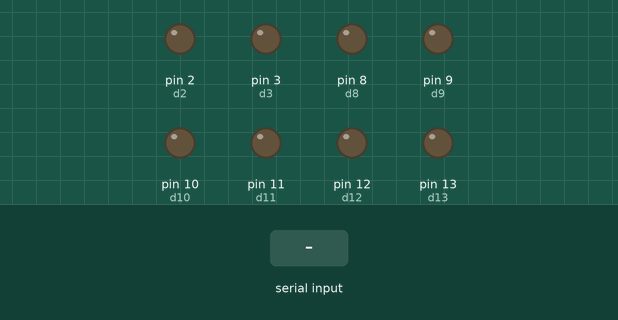
The sketch below on a simulated Arduino Uno, built with avr-gcc and run on an emulated ATmega328P. On the bench: output pins drawn as LEDs (lit = HIGH). The inputs (shaded band) are chosen by the test bench. EEPROM starts erased; pins used as bus, display or sensor lines are not drawn.

Above: at 1.2 s.
1.3 s: "D2ON" received over Serial
At 3.4 s:
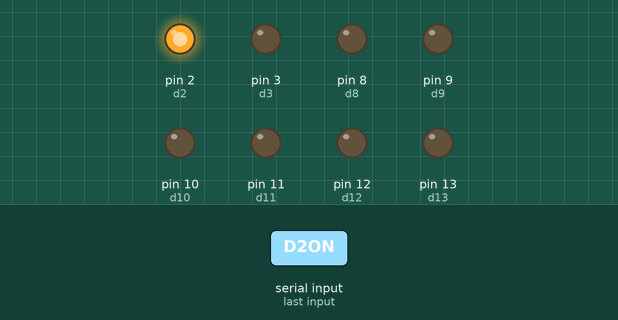
3.8 s: "D3ON" received over Serial
At 5.2 s:
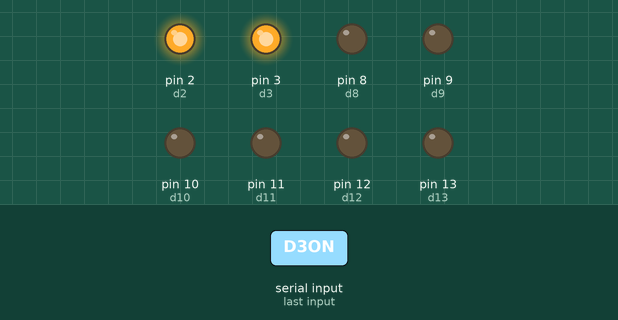
6.3 s: "D2OFF" received over Serial
At 8.5 s:
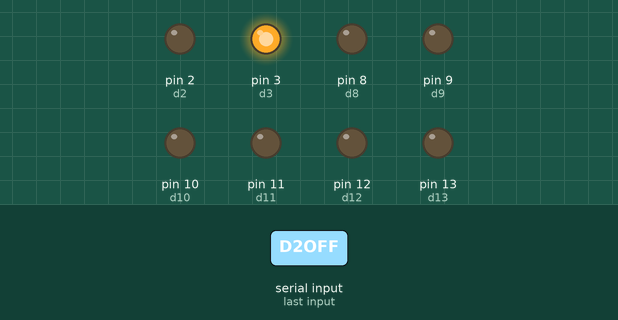
8.8 s: "ALL0" received over Serial
At 10.5 s:
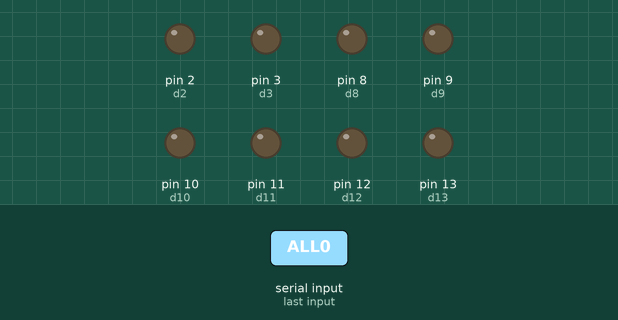
Timing chart, 0 to 12.0 s (numbered marks = the images above; inputs shaded):
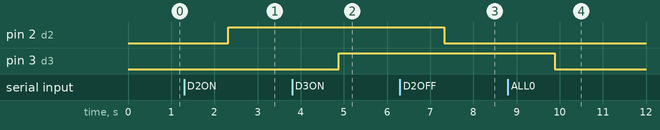

Measured:
- after the input at 1.3 s, pin 2 (d2): LOW → HIGH after 1.0 s
- after the input at 3.8 s, pin 3 (d3): LOW → HIGH after 1.1 s
- after the input at 6.3 s, pin 2 (d2): HIGH → LOW after 1.0 s
- after the input at 8.8 s, pin 3 (d3): HIGH → LOW after 1.1 s

The sketch:

ArduinoCodes.ino
```cpp
#include <EEPROM.h>
//------------------------------EEPROM SAVE-----
 int adress,value;
 int d2read;
 int d3read;
  int d4read;
 int d5read;
  int d6read;
 int d7read;
  int d8read;
 int d9read;
  int d10read;
 int d11read;
  int d12read;
 int d13read;
 //--------------------------EEPROM SAVE
//-------------------------------PİN'S----------
int d2 = 2;
int d3 = 3;
int d4 = 4;
int d5 = 5;
int d6 = 6;
int d7 = 7;
int d8 = 8;
int d9 = 9;
int d10 =10;
int d11 = 11;
 int d12 = 12;
int d13 = 13;
String txt = "";
bool a0set,a1set,a2set,a3set,a4set,a5set;
void setup(){
   Serial.begin(9600);
  defaultmodes();
eepromread();
 setupcodes();
}
  void loop(){
              eepromwrite();
         loopcodes();
         while(Serial.available()){
           txt = Serial.readString();
           serialreading();
           analogSerialReading();

         }
                                  }
  void serialreading(){
                      lastmodes();
  if(txt == "ALL0"){
        digitalWrite(d2,LOW);
     digitalWrite(d3,LOW);
     digitalWrite(d4,LOW);
     digitalWrite(d5,LOW);
     digitalWrite(d6,LOW);
     digitalWrite(d7,LOW);
     digitalWrite(d8,LOW);
     digitalWrite(d9,LOW);
     digitalWrite(d10,LOW);
     digitalWrite(d11,LOW);
     digitalWrite(d12,LOW);
     digitalWrite(d13,LOW);
        }

             if(txt=="D2ON"){
  digitalWrite(d2,HIGH);
  }
     if(txt=="D2OFF"){
    digitalWrite(d2,LOW);
    }
    if(txt=="D3ON"){

      digitalWrite(d3,HIGH);
      }
   if(txt == "D3OFF")
    {
      digitalWrite(d3,LOW);
      }
          if(txt=="D4ON"){
  digitalWrite(d4,HIGH);
  }
  if(txt=="D4OFF"){
    digitalWrite(d4,LOW);
    }
    if(txt=="D5ON"){

      digitalWrite(d5,HIGH);
      }
   if(txt == "D5OFF")
    {
      digitalWrite(d5,LOW);
      }
          if(txt=="D6ON"){
  digitalWrite(d6,HIGH);
  }
  if(txt=="D6OFF"){
    digitalWrite(d6,LOW);
    }
    if(txt=="D7ON"){

      digitalWrite(d7,HIGH);
      }
   if(txt == "D7OFF")
    {
      digitalWrite(d7,LOW);
      }
         if(txt=="D8ON"){

      digitalWrite(d8,HIGH);
      }
   if(txt == "D8OFF")
    {
      digitalWrite(d8,LOW);
      }
         if(txt=="D9ON"){

      digitalWrite(d9,HIGH);
      }
   if(txt == "D9OFF")
    {
      digitalWrite(d9,LOW);
      }
         if(txt=="D10ON"){

      digitalWrite(d10,HIGH);
      }
   if(txt == "D10OFF")
    {
      digitalWrite(d10,LOW);
      }
         if(txt=="D11ON"){

      digitalWrite(d11,HIGH);
      }
   if(txt == "D11OFF")
    {
      digitalWrite(d11,LOW);
      }
         if(txt=="D12ON"){

      digitalWrite(d12,HIGH);
      }
   if(txt == "D12OFF")
    {
      digitalWrite(d12,LOW);
      }
         if(txt=="D13ON"){

      digitalWrite(d13,HIGH);
      }
   if(txt == "D13OFF")
    {
      digitalWrite(d13,LOW);
      }
       }


 void defaultmodes(){
 pinMode(d2,OUTPUT);
  pinMode(d3,OUTPUT);
   pinMode(d4,OUTPUT);
    pinMode(d5,OUTPUT);
     pinMode(d6,OUTPUT);
      pinMode(d7,OUTPUT);
       pinMode(d8,OUTPUT);
        pinMode(d9,OUTPUT);
         pinMode(d10,OUTPUT);
          pinMode(d11,OUTPUT);
           pinMode(d12,OUTPUT);
            pinMode(d13,OUTPUT);
  }

  void lastmodes(){
         if(txt == "d2in"){
    pinMode(d2,INPUT);
      }
       if(txt == "d2out"){
    pinMode(d2,OUTPUT);
      }
      if(txt == "d3in"){
    pinMode(d3,INPUT);
      }
       if(txt == "d3out"){
    pinMode(d3,OUTPUT);
      }
      if(txt == "d4in"){
    pinMode(d4,INPUT);
      }
       if(txt == "d4out"){
    pinMode(d4,OUTPUT);
      }
      if(txt == "d5in"){
    pinMode(d5,INPUT);
      }
       if(txt == "d5out"){
    pinMode(d5,OUTPUT);
      }
      if(txt == "d6in"){
    pinMode(d6,INPUT);
      }
       if(txt == "d6out"){
    pinMode(d6,OUTPUT);
      }
      if(txt == "d7in"){
    pinMode(d7,INPUT);
      }
       if(txt == "d7out"){
    pinMode(d7,OUTPUT);
      }
      if(txt == "d8in"){
    pinMode(d8,INPUT);
      }
       if(txt == "d8out"){
    pinMode(d8,OUTPUT);
      }
      if(txt == "d9in"){
    pinMode(d9,INPUT);
      }
       if(txt == "d9out"){
    pinMode(d9,OUTPUT);
      }
      if(txt == "d10in"){
    pinMode(d10,INPUT);
      }
       if(txt == "d10out"){
    pinMode(d10,OUTPUT);
      }
      if(txt == "d11in"){
    pinMode(d11,INPUT);
      }
       if(txt == "d11out"){
    pinMode(d11,OUTPUT);
      }
      if(txt == "d12in"){
    pinMode(d12,INPUT);
      }
       if(txt == "d12out"){
    pinMode(d12,OUTPUT);
      }
      if(txt == "d13in"){
    pinMode(d13,INPUT);
      }
       if(txt == "d13out"){
    pinMode(d13,OUTPUT);
      }
  }
      void eepromread(){
d2read = 2;
d3read = 3;
d4read = 4;
d5read = 5;
d6read = 6;
d7read = 7;
d8read = 8;
d9read = 9;
d10read = 10;
d11read = 11;
d12read = 12;
d13read = 13;
  if(EEPROM.read(d2read) == 1){
    digitalWrite(d2,HIGH);
       }
    if(EEPROM.read(d3read) == 1){
  digitalWrite(d3,HIGH);
  }
  if(EEPROM.read(d4read) == 1){
    digitalWrite(d4,HIGH);
    }
    if(EEPROM.read(d5read) == 1){
  digitalWrite(d5,HIGH);
  }
  if(EEPROM.read(d6read) == 1){
    digitalWrite(d6,HIGH);
    }
    if(EEPROM.read(d7read) == 1){
  digitalWrite(d7,HIGH);
  }
  if(EEPROM.read(d8read) == 1){
    digitalWrite(d8,HIGH);
    }
    if(EEPROM.read(d9read) == 1){
  digitalWrite(d9,HIGH);
  }
  if(EEPROM.read(d10read) == 1){
    digitalWrite(d10,HIGH);
    }
    if(EEPROM.read(d11read) == 1){
  digitalWrite(d11,HIGH);
  }
  if(EEPROM.read(d12read) == 1){
    digitalWrite(d12,HIGH);
    }
    if(EEPROM.read(d13read) == 1){
  digitalWrite(d13,HIGH);
  }
  if(EEPROM.read(d2read) == 0){
    digitalWrite(d2,LOW);
    }
    if(EEPROM.read(d3read) == 0){
  digitalWrite(d3,LOW);
  }
  if(EEPROM.read(d4read) == 0){
    digitalWrite(d4,LOW);
    }
    if(EEPROM.read(d5read) == 0){
  digitalWrite(d5,LOW);
  }
  if(EEPROM.read(d6read) == 0){
    digitalWrite(d6,LOW);
    }
    if(EEPROM.read(d7read) == 0){
  digitalWrite(d7,LOW);
  }
  if(EEPROM.read(d8read) == 0){
    digitalWrite(d8,LOW);
    }
    if(EEPROM.read(d9read) == 0){
  digitalWrite(d9,LOW);
  }
  if(EEPROM.read(d10read) == 0){
    digitalWrite(d10,LOW);
    }
    if(EEPROM.read(d11read) == 0){
  digitalWrite(d11,LOW);
  }
  if(EEPROM.read(d12read) == 0){
    digitalWrite(d12,LOW);
    }
    if(EEPROM.read(d13read) == 0){
  digitalWrite(d13,LOW);
  }
        }
        void eepromwrite(){
                if(digitalRead(d2)==HIGH){
              adress = 2;
              value = 1;
              EEPROM.write(adress,value);
              delay(10);
            }
            if(digitalRead(d2)==LOW){
                adress = 2;
              value = 0;
              EEPROM.write(adress,value);
              delay(10);
              }
          if(digitalRead(d3)==HIGH){
              adress = 3;
              value = 1;
              EEPROM.write(adress,value);
              delay(10);
            }
            if(digitalRead(d3)==LOW){
                adress = 3;
              value = 0;
              EEPROM.write(adress,value);
              delay(10);
              }
                             if(digitalRead(d4)==HIGH){
              adress = 4;
              value = 1;
              EEPROM.write(adress,value);
              delay(10);
            }
            if(digitalRead(d4)==LOW){
                adress = 4;
              value = 0;
              EEPROM.write(adress,value);
              delay(10);
              }
                 if(digitalRead(d5)==HIGH){
              adress = 5;
              value = 1;
              EEPROM.write(adress,value);
              delay(10);
            }
            if(digitalRead(d5)==LOW){
                adress = 5;
              value = 0;
              EEPROM.write(adress,value);
              delay(10);
              }
          if(digitalRead(d6)==HIGH){
              adress = 6;
              value = 1;
              EEPROM.write(adress,value);
              delay(10);
            }
            if(digitalRead(d6)==LOW){
                adress = 6;
              value = 0;
              EEPROM.write(adress,value);
              delay(10);
              }
                             if(digitalRead(d7)==HIGH){
              adress = 7;
              value = 1;
              EEPROM.write(adress,value);
              delay(10);
            }
            if(digitalRead(d7)==LOW){
                adress = 7;
              value = 0;
              EEPROM.write(adress,value);
              delay(10);
              }
                                 if(digitalRead(d8)==HIGH){
              adress = 8;
              value = 1;
              EEPROM.write(adress,value);
              delay(10);
            }
            if(digitalRead(d8)==LOW){
                adress = 8;
              value = 0;
              EEPROM.write(adress,value);
              delay(10);
              }
                                 if(digitalRead(d9)==HIGH){
              adress = 9;
              value = 1;
              EEPROM.write(adress,value);
              delay(10);
            }
            if(digitalRead(d9)==LOW){
                adress = 9;
              value = 0;
              EEPROM.write(adress,value);
              delay(10);
              }
                if(digitalRead(d10)==HIGH){
              adress = 10;
              value = 1;
              EEPROM.write(adress,value);
              delay(10);
            }
            if(digitalRead(d10)==LOW){
                adress = 10;
              value = 0;
              EEPROM.write(adress,value);
              delay(10);
              }
                if(digitalRead(d11)==HIGH){
              adress = 11;
              value = 1;
              EEPROM.write(adress,value);
              delay(10);
            }
            if(digitalRead(d11)==LOW){
                adress = 11;
              value = 0;
              EEPROM.write(adress,value);
              delay(10);
              }
                if(digitalRead(d12)==HIGH){
              adress = 12;
              value = 1;
              EEPROM.write(adress,value);
              delay(10);
            }
            if(digitalRead(d12)==LOW){
                adress = 12;
              value = 0;
              EEPROM.write(adress,value);
              delay(10);
              }
              if(digitalRead(d13)==HIGH){
              adress = 13;
              value = 1;
              EEPROM.write(adress,value);
              delay(10);
            }
            if(digitalRead(d13)==LOW){
                adress = 13;
              value = 0;
              EEPROM.write(adress,value);
              delay(10);
              }
      }
      void analogSerialReading(){
           if(txt=="a0state")
           Serial.println(analogRead(A0));
            else if(txt=="a1state")
      Serial.println(analogRead(A1));
      else if(txt=="a2state")
      Serial.println(analogRead(A2));
      else if(txt =="a3state")
      Serial.println(analogRead(A3));
      else if(txt =="a4state")
      Serial.println(analogRead(A4));
      else if(txt =="a5state")
      Serial.println(analogRead(A5));

      }
```

general.ino
```cpp
void setupcodes(){

}
void loopcodes(){
  if(digitalRead(d2)==HIGH){
    digitalWrite(d7,HIGH);
  }
  else{
    digitalWrite(d7,LOW);
  }
}
```
